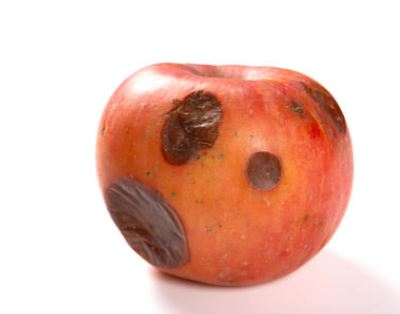
%> input picture damaged.JPG, 400 x 314 px
$ octave Apple_full.m   (GNU Octave 9; MATLAB toolbox functions it lacks are replaced by stand-ins)
%> lines starting %> are read from the running program, lines starting %| are printed output that depends on the picture; in (x1, y1, x2, y2) boxes, pixels count from 0 and x2, y2 are one past the last pixel; in counts of white or black regions, pixels touching at a corner belong together; the program's own positions count from 1
### damage.m
function [ damage_count ] = damage(apple,thPlane)
%%%이 코드는 전부 오픈소스이지만
%%%% image processing tool box의 내장함수를 사용한 순서는 저희 팀이 짰습니다
%% 3) 이미지 바이너리화
%%%%%%%%%%%%%%%%%%%%%%% 오픈소스 %%%%%%%%%%%%%%%%%%%%

%임계값으로 바이너리화
figure;
bw1=imbinarize(thPlane,0.35); %binary할 plane의 임계값은 test를 통해 추출
subplot(2,2,1); imshow(bw1); title('choosen plane for damaged apple detection');

%작은 구멍을 채운다
bw2 = imcomplement(bw1);%색 반전 필요
fill=imfill(bw2, 'holes');  %fill any holes
subplot(2,2,2); imshow(fill); title('Holes filled');

%이미지 경계에서 깔끔하게
clear1 =imclearborder(fill);
subplot(2,2,3); imshow(clear1); title('Remove blocs on border');

%7픽셀보다 작은 BLOBs 제거
se=strel('disk',7);
open=imopen(fill,se);
subplot(2,2,4); imshow(open); title('Remove small blobs');

%% 4) 손상부분 발견
[B]=bwboundaries(open);
damage_count = length(B);
figure;
imshow(apple);
hold on;
for k=1:length(B), boundary = B{k};
     plot(boundary(:,2), boundary(:,1), 'r','LineWidth',2);
end
%%%%%%%%%%%%%%%%%%%%%%%%%%% 끝 %%%%%%%%%%%%%%%%%%%%%%%%%%%%%

### diameter.m
function [diameter] = diameter(apple,thPlane)
%%%이 코드는 전부 오픈소스이지만
%%%% image processing tool box의 내장함수를 사용한 순서는 저희 팀이 짰습니다
%% 3) 이미지 바이너리화
%%%%%%%%%%%%%%%%%%%%%%% 오픈소스 %%%%%%%%%%%%%%%%%%%%

%임계값으로 바이너리화 threshold the chosen plane
figure;
bw1=imbinarize(thPlane,0.65);%binary할 plane의 임계값은 test를 통해 추출
subplot(2,2,1); imshow(bw1); title('chosen plane for diameter of apple');

%작은 구멍을 채운다
bw2 = imcomplement(bw1); %색 반전이 필요
fill=imfill(bw2, 'holes'); %fill any holes
subplot(2,2,2); imshow(fill); title('Holes filled');

%이미지의 경계에서 모든 blobs제거(경계 깔끔히 한다) remove any alobs on the border of the image
clear1=imclearborder(fill);
subplot(2,2,3); imshow(clear1); title('Remove BLOBs on border');

%이미지에서 7픽셀보다 작은 blob들을 제거(7픽셀보다 작은 disk형태들을채운다) Remove blobs that are smaller than 7 pixels across
se=strel('disk',7);
open=imopen(fill,se);
subplot(2,2,4); imshow(open); title('Remove small BLOBs');

%% 4) 사과 직경 재기 Measure apple diameter
stats=regionprops(open, 'Centroid', 'MajorAxisLength', 'MinorAxisLength');
center=stats.Centroid
diameter = mean([stats.MajorAxisLength stats.MinorAxisLength],2);
radii = diameter/2;
%Show result
figure;
imshow(apple); hold on;
viscircles(center,radii)
hold off

%%%%%%%%%%%%%%%% 끝 %%%%%%%%%%%%%%

### Apple_full.m
%% 이미지 불러오기 및 사이즈 조절
clear all; close all; clc;
appleorigin=imread('damaged.jpg');
%> appleorigin is the input picture: size 314x400x3 uint8; mean R, G, B 232.2, 193.2, 181.2
apple=imresize(appleorigin, [400 400]); %오픈소스 imresize
imshow(apple)

%% 1)segment image
 %divide image into its respective RGB intensities
%%%%%%%%%%%%%%%%오픈소스 %%%%%%%%%%%%%%%%%%%%%%%
red=apple(:,:,1);
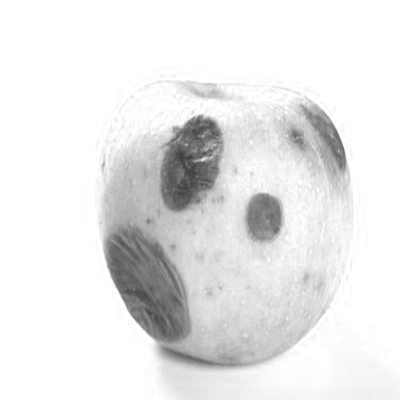
%> red: size 400x400 uint8; min 59, max 255, mean 232.2
green=apple(:,:,2);%오픈소스 색상제거
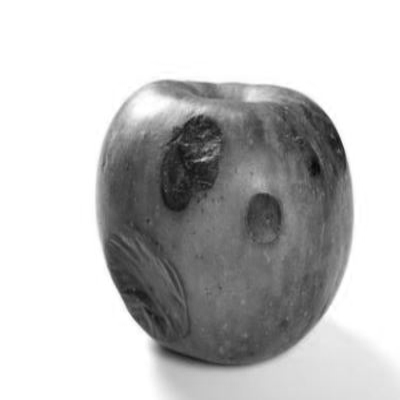
%> green: size 400x400 uint8; min 7, max 255, mean 193.2
blue=apple(:,:,3);
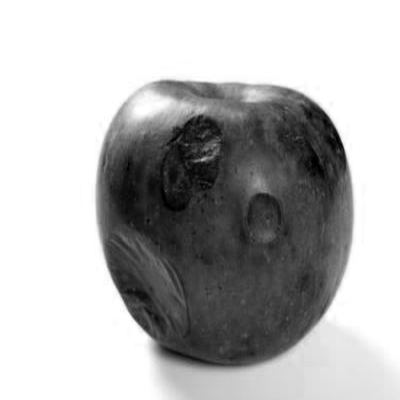
%> blue: size 400x400 uint8; min 0, max 255, mean 181.2
%%%%%%%%%%%%%%%%%% 끝 %%%%%%%%%%%%%%%%%%%%%%%

figure;
subplot(2,2,1); imshow(apple); title('Original Image');
subplot(2,2,2); imshow(red); title('Red Plane');
subplot(2,2,3); imshow(blue); title('Green Plane');
subplot(2,2,4); imshow(green); title('Blue Plane');

%% 2)binary할 plane 선택
%%%%%%%%%%%%%%%%오픈소스 %%%%%%%%%%%%%%%%%%%%%%%
%histogram 보여주기
figure;
subplot(2,2,1); imhist(apple); title('Histogram of Orignal Image');%오픈소스 imhist
subplot(2,2,2); imhist(red); title('Histogram of Red Plane');%오픈소스 imhist
subplot(2,2,3); imhist(blue); title('Histogram of Green Plane');%오픈소스 imhist
subplot(2,2,4); imhist(green); title('Histogram of Blue Plane');%오픈소스 imhist
%> after `title('Histogram of Blue Plane')`:
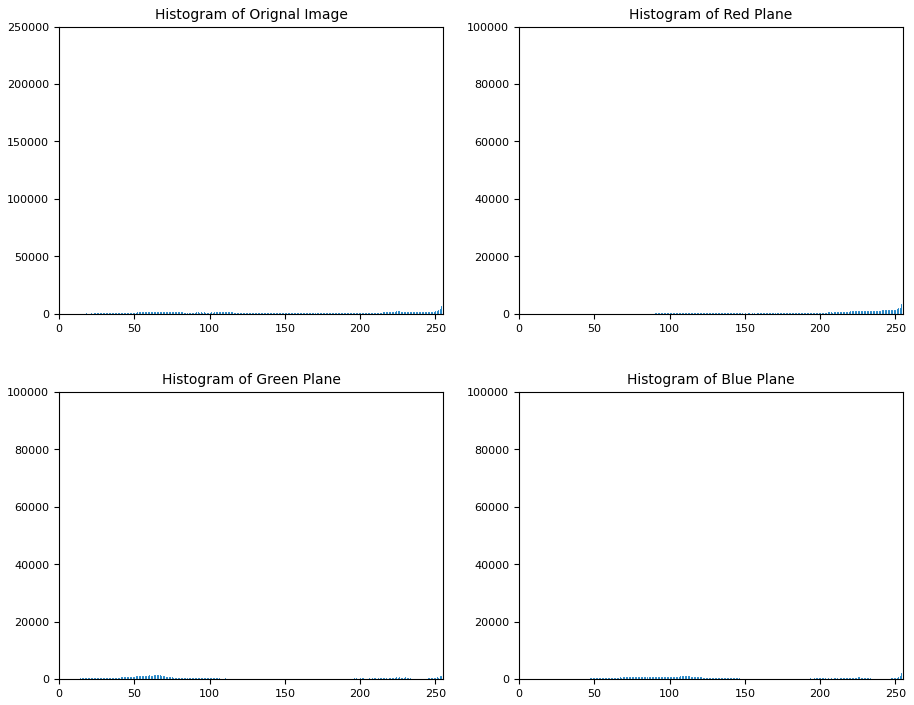
%> figure redrawn from the program's plot data, 4 panels; panel 1: highest point at x = 255, y = 245179; panel 2: highest point at x = 255, y = 83686; panel 3: highest point at x = 255, y = 80858; panel 4: highest point at x = 255, y = 80635

[cntR,binR]= imhist(red); %오픈소스 imhist
%> cntR = 256 values, max 83686 at index 256, min 0 at index 1, mean 625; binR = 256 values from 0 to 255
[cntB,binB]= imhist(blue); %오픈소스 imhist
%> cntB = 256 values, max 80858 at index 256, min 22 at index 3, mean 625; binB = 256 values from 0 to 255
[cntG,binG]= imhist(green);%오픈소스 imhist
%> cntG = 256 values, max 80635 at index 256, min 0 at index 1, mean 625; binG = 256 values from 0 to 255
%%%%%%%%%%%%%%%%%% 끝 %%%%%%%%%%%%%%%%%%%%%%%

%%%%%%%%%%%%%%%% 직접 짠 부분%%%%%%%%%%%%%%%%%%%%%%%
%diameter는 어두운 색상 많이 갖고있는 plane 선택
%damage는 어두운 색상 적게 갖고있는 plane 선택
[M,index1] = max([sum(cntR(1:100,:)), sum(cntB(1:100,:)), sum(cntG(1:100,:))]);
%> M = 51086; index1 = 2
[M,index2] = min([sum(cntR(1:100,:)), sum(cntB(1:100,:)), sum(cntG(1:100,:))]);
%> M = 2502; index2 = 1

if index1 == 1
    thPlane1 = red;
elseif index1 == 2
    thPlane1 = blue;
else
    thPlane1 = green;
end

if index2 == 1
    thPlane2 = red;
elseif index2 == 2
    thPlane2 = blue;
else
    thPlane2 = green;
end

figure;
subplot(2,1,1); imshow(thPlane1); title('diameter plane') %binary할 diameter plane보여줌
subplot(2,1,2); imshow(thPlane2); title('damage plane')% binary할 damage plane보여줌


%% 5) 함수 사용해서 결과 추출
damage_count = damage(apple, thPlane2);
%> in damage, `bw1=imbinarize(thPlane,0.35);`:
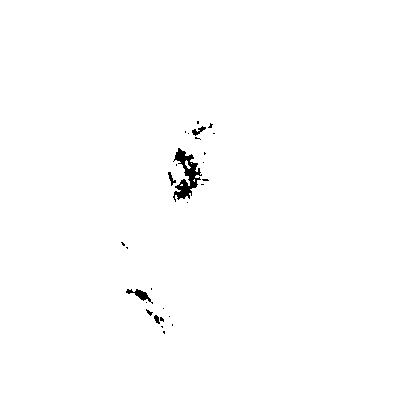
%> bw1: size 400x400 logical; 99.4% white; 28 black regions (22 under 20 px), largest, box (x1, y1, x2, y2) and area: (173, 148, 202, 202) 649, (126, 289, 153, 304) 135, (192, 126, 206, 136) 60, (168, 172, 176, 186) 45, (154, 315, 160, 324) 33, (146, 309, 153, 316) 21
%> in damage, `open=imopen(fill,se);`: open: size 400x400 logical; every value is 0
%> in damage, `[B]=bwboundaries(open);`: B = {}
%> in damage, `damage_count = length(B);`: damage_count = 0
%> damage_count = 0
%> in diameter, `title('Remove small BLOBs')`:
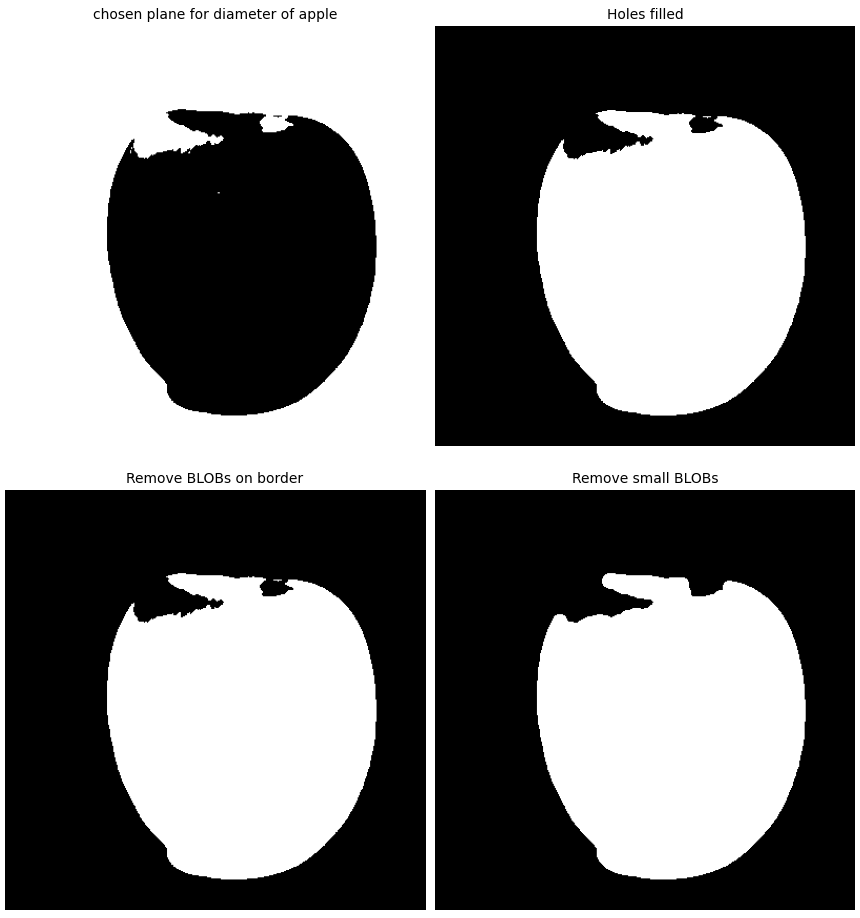
%> figure redrawn from the program's plot data, 4 panels
%> in diameter, `viscircles(center,radii)`:
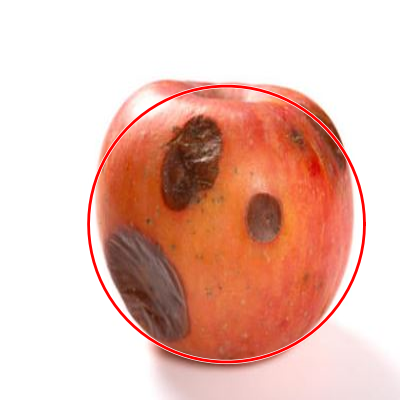
%> figure redrawn from the program's plot data
diameter = diameter(apple, thPlane1);
%> diameter = 275.9

%daimeter classification
if(diameter>300)
    class='A';
    result = 'A'
elseif(diameter>200)
    class='B';
    result = 'B'
else
    class='C';
    result = 'C'
end

%damage 여부
if damage_count > 0
    status = '썩은 사과이다'
    result = 'F'
else
    status ='썩지 않은 사과이다'
end
msgbox(sprintf('이 사과의 크기는 %c이다. 이 사과는 %s.\n 따라서 이 사과의 등급은 %c이다.',class , status, result)) ;
doc sprintf;

%%%%%%%%%%%%%%%% 끝 %%%%%%%%%%%%%%%%%%

$ run again, with apple1.jpg copied over damaged.JPG
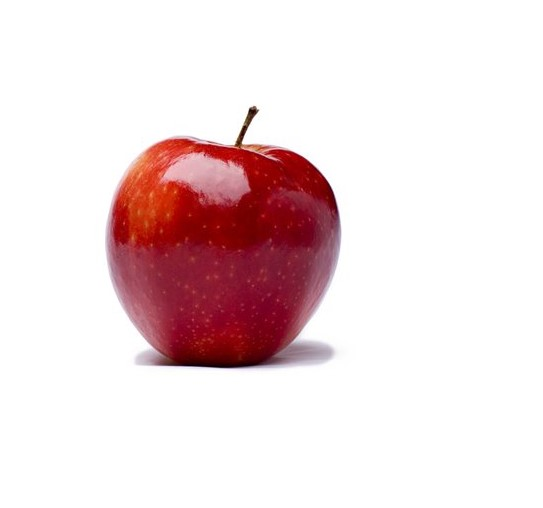
%> input picture apple1.jpg, 543 x 508 px
%> appleorigin is the input picture: size 508x543x3 uint8; mean R, G, B 237.7, 220.2, 221.8
%> cntR = 256 values, max 128967 at index 256, min 0 at index 1, mean 625; binR = 256 values from 0 to 255
%> cntB = 256 values, max 128865 at index 256, min 11 at index 225, mean 625; binB = 256 values from 0 to 255
%> cntG = 256 values, max 128890 at index 256, min 9 at index 218, mean 625; binG = 256 values from 0 to 255
%> `[M,index1] = max([sum(cntR(1:100,:)), sum(cntB(1:100,:)), sum(cntG(1:1..`: M = 21976; index1 = 3
%> `[M,index2] = min([sum(cntR(1:100,:)), sum(cntB(1:100,:)), sum(cntG(1:1..`: M = 956; index2 = 1
%> in damage, `bw1=imbinarize(thPlane,0.35);`:
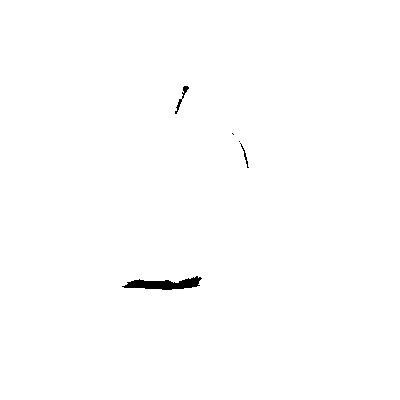
%> bw1: size 400x400 logical; 99.5% white; 5 black regions (2 under 20 px), largest, box (x1, y1, x2, y2) and area: (122, 276, 202, 290) 605, (175, 86, 189, 114) 80, (240, 143, 249, 168) 39
%> open: size 400x400 logical; every value is 0
%> B = {}
%> in damage, `damage_count = length(B);`: damage_count = 0
%> in diameter, `viscircles(center,radii)`:
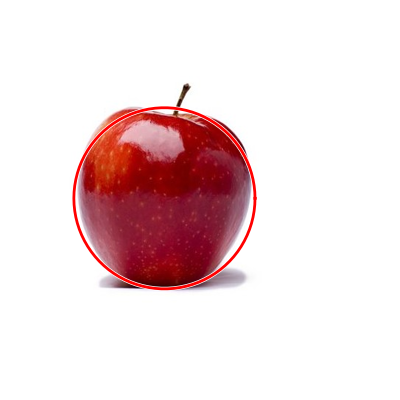
%> figure redrawn from the program's plot data
%> diameter = 181.2
